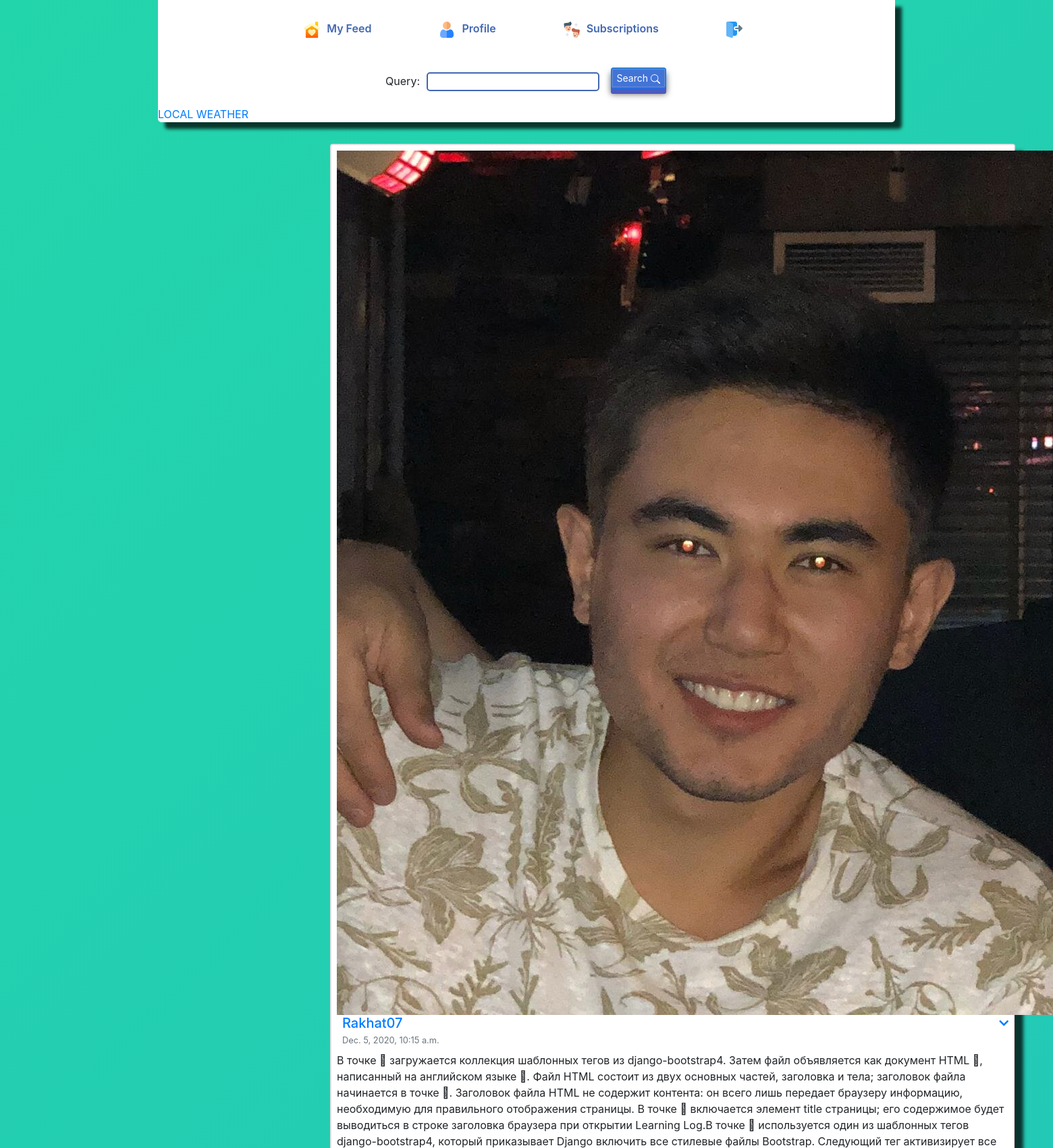
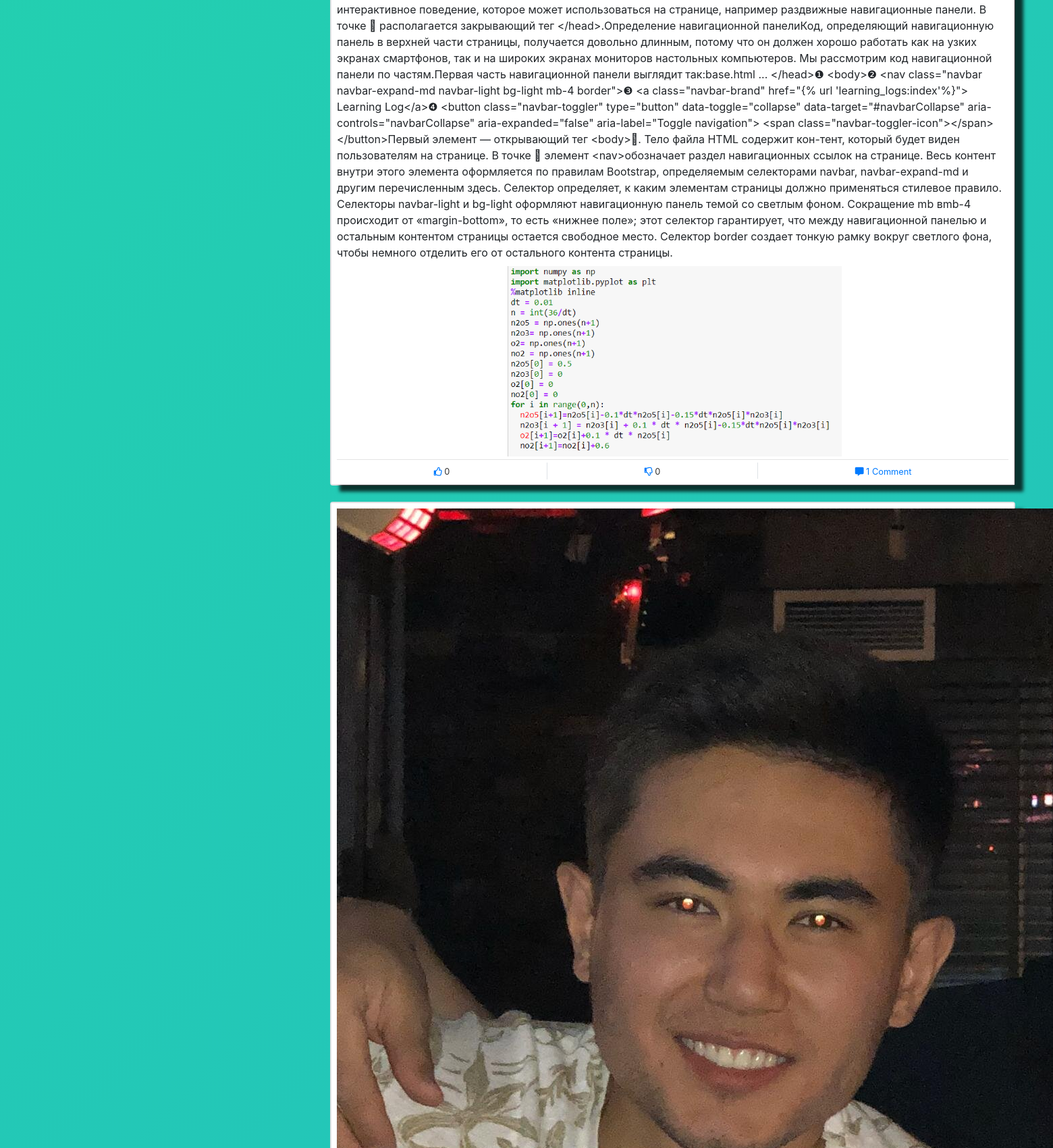
Page /account/profile/ (signed in, upper part) on the committed database (2 pictures, top to bottom).
### blog/models.py (models this page shows, shortened)
class Blog(models.Model):
    user = models.ForeignKey(User, on_delete=models.CASCADE)
    blog_text=models.TextField("What's up on your mind")
    photo = models.ImageField(upload_to='users/%Y/%m/%d', blank=True)
    date_added = models.DateTimeField(auto_now_add=True)
    votes = GenericRelation(LikeDislike, related_query_name='blogs')
    headline = models.CharField(max_length=500)

### account/models.py (models this page shows, shortened)
class Profile(models.Model):
    user = models.OneToOneField(settings.AUTH_USER_MODEL,on_delete= models.CASCADE)
    date_of_birth = models.DateField(blank=True, null=True)
    photo = models.ImageField(upload_to='users/%Y/%m/%d', blank=True)

### account/views.py (the view)
# urls.py: path('profile/', views.profile, name='profile'),
@login_required
def profile(request):
        s_form = Search1Form()
        user_form = UserEditForm(instance=request.user)
        profile_form = ProfileEditForm(instance=request.user.profile)
        blogs = Blog.objects.filter(user=request.user).order_by('date_added')
        return render(request,
                      'account/profile.html',
                      {'user_form': user_form,
                       'profile_form': profile_form,
                       'blogs':blogs,
                       's_form':s_form
                       })

### account/forms.py
class UserEditForm(forms.ModelForm):
    class Meta:
        model = User
        fields = ('first_name', 'last_name', 'email')

class ProfileEditForm(forms.ModelForm):
    class Meta:
        model = Profile
        fields = ('date_of_birth', 'photo')

### blog/models.py (called while the page is built)
    def likes(self):
        return self.get_queryset().filter(vote__gt=0)

    def dislikes(self):
        return self.get_queryset().filter(vote__lt=0)

### account/templates/account/profile.html (shortened to what this page needs)
{% extends "base.html" %}
{% load static %}
{% load bootstrap4 %}
{% block content %}
 {% bootstrap_css %}
<link href="//maxcdn.bootstrapcdn.com/bootstrap/4.1.1/css/bootstrap.min.css" rel="stylesheet" id="bootstrap-css">
 <link rel="stylesheet" href="{% static 'css/main1.css' %}">
 <link rel="stylesheet" href="https://stackpath.bootstrapcdn.com/bootstrap/4.4.1/css/bootstrap.min.css">
    <link rel="stylesheet" href="https://use.fontawesome.com/releases/v5.6.1/css/all.css">
<div class="col-6" style="margin-top: 32px;margin-left: 474px;max-width: 67%;">
                {% for blog in blogs%}
                <section class="card mt-4">
                    <div class="border p-2" style="
    box-shadow: 13px 10px 5px 0px rgba(0,0,0,0.75);
">
                        <div class="row m-0">
                            <div class="">
                                {% if blog.user.profile.photo %}
                              {% load thumbnail %}
                                <a  href="{{blog.user.profile.photo.url}}">
                                    <img src="{% thumbnail blog.user.profile.photo 50x50 %}" class="image-detail" >
                                </a>
                              {% endif %}
                            </div>
                            <div class="flex-grow-1 pl-2">
                                {% if blog.user != request.user %}
                                <a class="text-decoration-none" href="{% url 'users:others' blog.user %}">
                                    <h2 class="text-capitalize h5 mb-0">{{blog.user}}</h2>
                                </a>
                                {% else %}
                                <a class="text-decoration-none" href="{% url 'users:profile' %}">
                                    <h2 class="text-capitalize h5 mb-0">{{blog.user}}</h2>
                                </a>
                                {% endif %}
                                <p class="small text-secondary m-0 mt-1">{{blog.date_added}}</p>
                            </div>
                            <div class="dropdown">
                                <a class="" href="#" role="button" id="dropdownMenuLink" data-toggle="dropdown" aria-haspopup="true" aria-expanded="false">
                                <i class="fas fa-chevron-down"></i>
                                </a>
                            </div>
                        </div>
                        <div class="">
                            <p class="my-2">
                                {{blog.blog_text}}
                            </p>
                            <center>
                            {% if blog.photo %}
    <img style="max-width:500px" src  = "{{blog.photo.url}}">
    {% endif %}
    </center>
                        </div>
                        <hr class="my-1">
                        <footer class="">
                            <div class="">
                                <ul class="list-group list-group-horizontal">
                                        <li data-id="{{ blog.id }}" data-type="blog" data-action="like" title="Нравится" class="list-group-item flex-fill text-center p-0 px-lg-2 border border-0">
                                        <a class="small text-decoration-none" href="#">
                                            <i class="far fa-thumbs-up"></i>
        <span data-count="like">{{ blog.votes.likes.count }}</span></a>
                                    </li>
                                    <li data-id="{{ blog.id }}" data-type="blog" data-action="dislike" title="Не Нравится" class="list-group-item flex-fill text-center p-0 px-lg-2 border border-right-0 border-top-0 border-bottom-0">
                                          <a class="small text-decoration-none" href="#">
                                            <i class="far fa-thumbs-down"></i>
        <span data-count="dislike">{{ blog.votes.dislikes.count }}</span></a>
                                    </li>
                                    <li class="list-group-item flex-fill text-center p-0 px-lg-2 border border-right-0 border-top-0 border-bottom-0">
                                        <a class="small text-decoration-none" data-toggle="collapse" href="#collapse{{ blog.id }}" role="button" aria-expanded="false" aria-controls="collapseExample">
                                            <i class="fas fa-comment-alt"></i> {{ blog.comments.count }} Comment
                                        </a>
                                    </li>
                                </ul>
                            </div>
                                    {% for comment in blog.comments.all %}
                                                     {% if comment.comment_user.profile.photo %}
                              {% load thumbnail %}
                              {% endif %}
                                    {% endfor %}
                        </footer>
                    </div>
                </section>
                {% endfor %}
            </div>
{% endblock %}

### blog/templates/base.html (shortened to what this page needs)
{% load crispy_forms_tags %}
{% load bootstrap4 %}
{% load static %}
<!DOCTYPE html>
<html>
<head>
    <link rel="stylesheet" href="https://cdnjs.cloudflare.com/ajax/libs/normalize/5.0.0/normalize.min.css">
    <link rel="stylesheet" href="{% static 'css/main.css' %}">
     <link rel="stylesheet" href="{% static 'css/style.css' %}">
         {% bootstrap_css%}
</head>
<body>
 {% if user.is_authenticated %}
<div class="usernav" style="margin-left: 15%;">
    <ul>
        <li><a href="{% url 'blog:dashboard' %}"><img src="{% static 'images/home.png' %}">My Feed</a></li><li><a href="{% url 'users:profile' %}"><img src="{% static 'images/profile.png'  %}">Profile</a></li><li><a href="{% url "users:user_list" %}"><img src="{% static 'images/friends.png' %}">Subscriptions</a></li><li><a href="{% url "users:logout" %}"><img src="{% static 'images/exit.png' %}"></a></li>
    </ul>
    <div class="globalsearch">
                <form action="{% url 'blog:user_search' %}" method="get"  >
                    {{s_form}}
            <button type="submit" class="btn btn-primary btn-sm btn3d">
          Search
        </button>
        </form>
    </div>
    <a class="weatherwidget-io" href="https://forecast7.com/en/43d2276d85/almaty/" data-label_1="LOCAL" data-label_2="WEATHER" data-theme="pure" >LOCAL WEATHER</a>
</div>
   {% endif %}
 {% block content %}
    {% endblock %}
</body>
</html>

### blog/static/css/main.css (style rules this page uses)
body { margin: 0; font-family: Montserrat; font-size: 15px; background-color: #4267b2; }
input { font-family: Montserrat; width: 100%; font-size: 18px; padding: 2px; }
button { font-family: Montserrat; font-size: 18px; }
ul { list-style: none; }
ul a { text-decoration: none; }
span { color: #333; }
.usernav { background-color: #fff; overflow: auto; border-radius: 0 0 5px 5px; width: 70%; box-shadow: 10px 10px 5px 0px rgba(0,0,0,0.75); }
.usernav ul { text-align: center; margin: 0; padding: 0; }
.usernav ul li { display: inline; }
.usernav ul li a { display: inline-block; color: #4267b2; padding: 30px 50px; font-weight: 600; transition: 0.3s; border-radius: 5px; }
.usernav ul li a img { margin-right: 10px; }
.usernav .globalsearch { display: block; background-color: #fff; text-align: center; margin: 10px 0; }
.usernav .globalsearch input[type=text] { width: auto; padding: 1px 6px; border: 2px solid #4267b2; font-size: 15px; margin: 0 10px; border-radius: 5px; }
h2 { font-family: Montserrat; color: #4b4f56; font-weight: bolder; font-size: 15px; margin-bottom: 0; }
hr { margin-bottom: 30px; margin-top: 0px; border-color: red; }

### blog/static/css/style.css (style rules this page uses)
body { background: linear-gradient(-45deg, #ee7752, #e73c7e, #23a6d5, #23d5ab); background-size: 400% 400%; animation: gradient 15s ease infinite; }

### blog/templates/base.html (style rules this page uses)
.btn3d { position:relative; top: -6px; border:0; transition: all 40ms linear; margin-top:10px; margin-bottom:10px; margin-left:2px; margin-right:2px; }
.btn3d.btn-primary { box-shadow:0 0 0 1px #417fbd inset, 0 0 0 2px rgba(255,255,255,0.15) inset, 0 8px 0 0 #4D5BBE, 0 8px 8px 1px rgba(0,0,0,0.5); background-color:#4274D7; }

### rows in the picture
Blog: user.photo (picture), user "Rakhat07", date_added "Dec. 5, 2020, 10:15 a.m.", blog_text "В точке  загружается коллекция шаблонных тегов из django-bootstrap4. Затем файл объявляется как документ HTML , написанный на английском языке . Файл HTML состоит из двух основных частей, заголовка и тела; заголовок файла начинается в точке . Заголовок файла HTML не содержит контента: он всего лишь передает браузеру информацию, необходимую для правильного отображения страницы. В точке  включается элемент title страницы; его содержимое будет выводиться в строке заголовка браузера при открытии Learning Log.В точке  используется один из шаблонных тегов django-bootstrap4, который приказывает Django включить все стилевые файлы Bootstrap. Следующий тег активизирует все интерактивное…", photo (picture), votes.likes.count "0", votes.dislikes.count "0", comments.count "1"
Blog: user.photo (picture)
